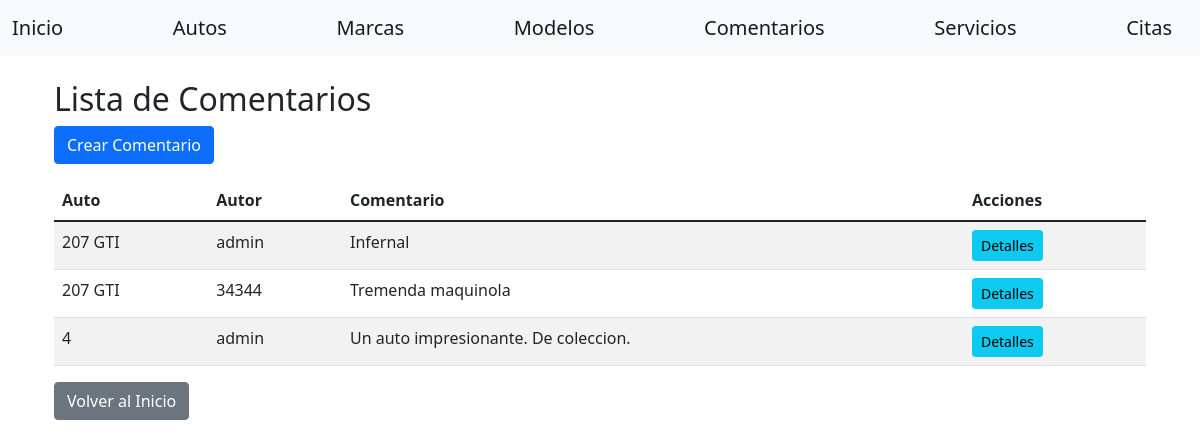
Page /gestion/comentarios/ on the committed database.
### gestion/models.py (models this page shows, shortened)
class Comentario(models.Model):
    auto = models.ForeignKey(Auto, on_delete=models.CASCADE)
    autor = models.ForeignKey(User, on_delete=models.CASCADE)
    comentario = models.TextField()
    fecha = models.DateTimeField(auto_now_add=True)

class Auto(models.Model):
    marca = models.ForeignKey(Marca, on_delete=models.CASCADE, default=1)
    modelo = models.ForeignKey(ModeloAuto, on_delete=models.CASCADE)
    categoria = models.ForeignKey(Categoria, on_delete=models.CASCADE)
    precio = models.DecimalField(max_digits=10, decimal_places=2)
    imagen = models.ImageField(upload_to='autos/', null=True, blank=True)
    descripcion = models.TextField()

class ModeloAuto(models.Model):
    marca = models.ForeignKey(Marca, on_delete=models.CASCADE)
    nombre = models.CharField(max_length=100)

### gestion/views/comentario_view.py (the view)
# urls.py: path('comentarios/', comentario_view.ComentarioListView.as_view(), name='comentario-list'),
class ComentarioListView(View):
    def get(self, request, *args, **kwargs):
        repo = ComentarioRepository()
        comentarios = repo.get_all()
        return render(
            request,
            'comentarios/list.html',
            dict(
                comentarios=comentarios
            )
        )

### gestion/context_processors.py (called while the page is built)
def user_info(request):
    user = request.user if request.user.is_authenticated else None
    return {
        'authenticated_user': user
    }

def all_brands(request):
    brands = cache.get('brands')
    if brands is None:
        brands = Marca.objects.all()
        cache.set('brands', brands, 36000)  # Cache por 10 horas (36000 segundos)
    return {'all_brands': brands}

def all_categories(request):
    categories = cache.get('categories')
    if categories is None:
        categories = Categoria.objects.all()  # Devuelve objetos completos
        cache.set('categories', categories, 36000)  # Cache por 10 horas (36000 segundos)
    return {'all_categories': categories}

### gestion/repositories/comentario_repository.py (called while the page is built)
    def get_all(self) -> List[Comentario]:
        return Comentario.objects.all()

### gestion/templates/comentarios/list.html (shortened to what this page needs)
{% extends "home/base.html" %}
{% block content %}
<div class="container mt-3">
    <h2>Lista de Comentarios</h2>
    <a href="{% url 'comentario-create' %}" class="btn btn-primary mb-3">Crear Comentario</a>
    <table class="table table-striped">
        <thead>
            <tr>
                <th>Auto</th>
                <th>Autor</th>
                <th>Comentario</th>
                <th>Acciones</th>
            </tr>
        </thead>
        <tbody>
            {% for comentario in comentarios %}
                <tr>
                    <td>{{ comentario.auto.modelo.nombre }}</td>
                    <td>{{ comentario.autor.username }}</td>
                    <td>{{ comentario.comentario }}</td>
                    <td>
                        <a href="{% url 'comentario-detail' comentario.id %}" class="btn btn-info btn-sm">Detalles</a>
                    </td>
                </tr>
            {% endfor %}
        </tbody>
    </table>
    <a href="{% url 'index' %}" class="btn btn-secondary">Volver al Inicio</a>
</div>
{% endblock %}

### home/templates/home/base.html (style rules this page uses)
body { background-image: url(''); background-size: cover; background-position: center; background-repeat: no-repeat; height: 100vh; margin: 0; }

### rows in the picture
Comentario: auto.modelo.nombre "207 GTI", autor.username "admin", comentario "Infernal"
Comentario: auto.modelo.nombre "207 GTI", autor.username "34344", comentario "Tremenda maquinola"
Comentario: auto.modelo.nombre "4", autor.username "admin", comentario "Un auto impresionante. De coleccion."
